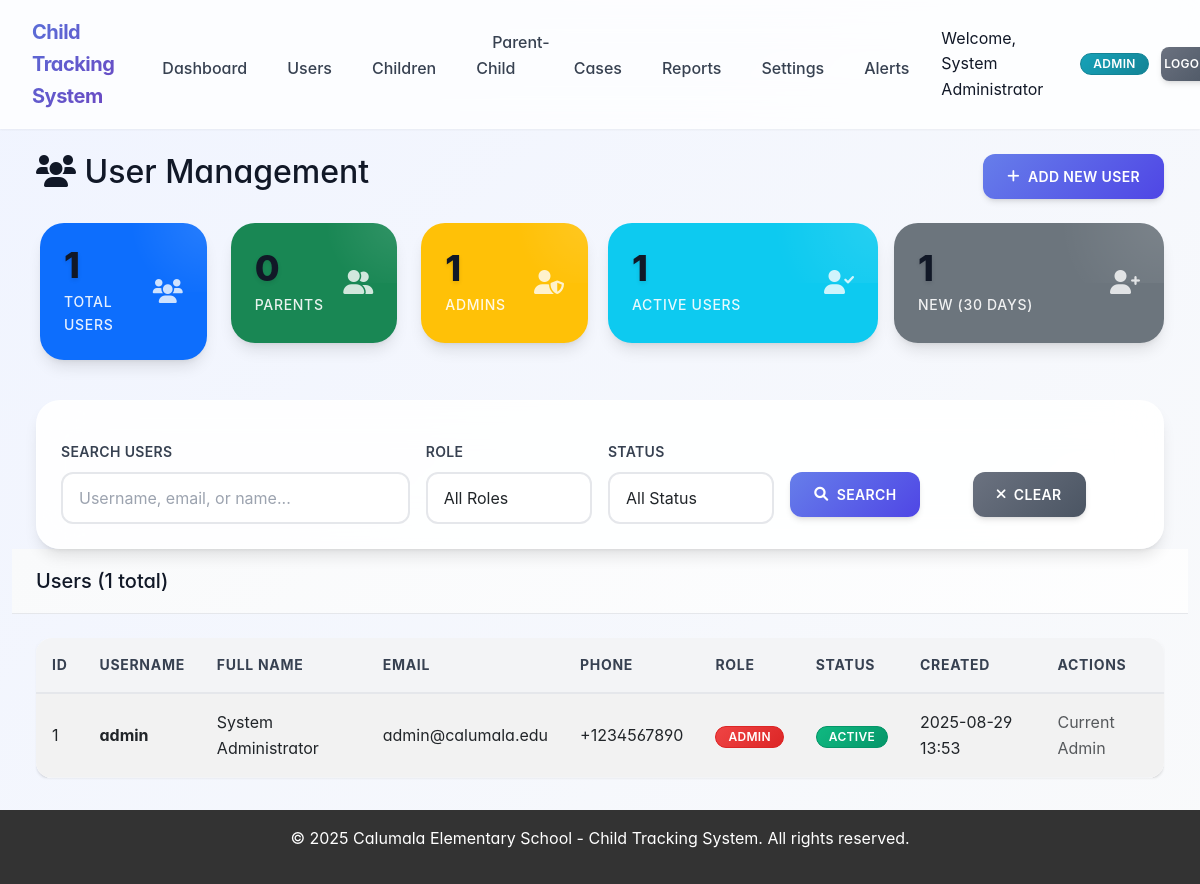
/users.php (signed in), run on the app's committed database.
### tables this page shows
CREATE TABLE users (
    id INT PRIMARY KEY AUTO_INCREMENT,
    username VARCHAR(50) UNIQUE NOT NULL,
    email VARCHAR(100) UNIQUE NOT NULL,
    password VARCHAR(255) NOT NULL,
    full_name VARCHAR(100) NOT NULL,
    phone VARCHAR(20) NOT NULL,
    role ENUM('admin', 'teacher', 'parent') NOT NULL,
    status ENUM('active', 'inactive') DEFAULT 'active',
    created_at TIMESTAMP DEFAULT CURRENT_TIMESTAMP,
    updated_at TIMESTAMP DEFAULT CURRENT_TIMESTAMP ON UPDATE CURRENT_TIMESTAMP
);

### users.php (the view, shortened to what this page needs)
<?php
require_once 'config/config.php';
$search = $_GET['search'] ?? '';
$where_conditions = [];
$params = [];
$where_clause = $where_conditions ? 'WHERE ' . implode(' AND ', $where_conditions) : '';
$page = (int)($_GET['page'] ?? 1);
$per_page = 20;
$offset = ($page - 1) * $per_page;
$count_stmt = $pdo->prepare("SELECT COUNT(*) FROM users $where_clause");
$count_stmt->execute($params);
$total_users = $count_stmt->fetchColumn();
$stmt = $pdo->prepare("SELECT *, DATE_FORMAT(created_at, '%Y-%m-%d %H:%i') as formatted_created_at FROM users $where_clause ORDER BY created_at DESC LIMIT $per_page OFFSET $offset");
$stmt->execute($params);
$users = $stmt->fetchAll();
$stats_stmt = $pdo->query("
    SELECT
        COUNT(*) as total_users,
        SUM(CASE WHEN role = 'parent' THEN 1 ELSE 0 END) as total_parents,
        SUM(CASE WHEN role = 'admin' THEN 1 ELSE 0 END) as total_admins,
        SUM(CASE WHEN status = 1 THEN 1 ELSE 0 END) as active_users,
        SUM(CASE WHEN created_at >= DATE_SUB(NOW(), INTERVAL 30 DAY) THEN 1 ELSE 0 END) as new_users_30d
    FROM users
");
$stats = $stats_stmt->fetch();
?>
<!DOCTYPE html>
<html lang="en">
<head>
    <link href="https://cdn.jsdelivr.net/npm/bootstrap@5.3.0/dist/css/bootstrap.min.css" rel="stylesheet">
    <link href="https://cdnjs.cloudflare.com/ajax/libs/font-awesome/6.0.0/css/all.min.css" rel="stylesheet">
    <link href="assets/css/main.css" rel="stylesheet">
</head>
<body>
<?php include 'includes/header.php'; ?>
<div class="container mt-4">
    <div class="row">
        <div class="col-12">
            <div class="d-flex justify-content-between align-items-center mb-4">
                <h2><i class="fas fa-users"></i> User Management</h2>
                <button class="btn btn-primary" data-bs-toggle="modal" data-bs-target="#addUserModal">
                    <i class="fas fa-plus"></i> Add New User
                </button>
            </div>
            <div class="row mb-4">
                <div class="col-md-2 col-sm-6 mb-3">
                    <div class="stats-card bg-primary text-white">
                        <div class="d-flex justify-content-between align-items-center">
                            <div>
                                <div class="stats-number"><?php echo $stats['total_users']; ?></div>
                                <div class="stats-label">Total Users</div>
                            </div>
                            <div class="stats-icon">
                                <i class="fas fa-users"></i>
                            </div>
                        </div>
                    </div>
                </div>
                <div class="col-md-2 col-sm-6 mb-3">
                    <div class="stats-card bg-success text-white">
                        <div class="d-flex justify-content-between align-items-center">
                            <div>
                                <div class="stats-number"><?php echo $stats['total_parents']; ?></div>
                                <div class="stats-label">Parents</div>
                            </div>
                            <div class="stats-icon">
                                <i class="fas fa-user-friends"></i>
                            </div>
                        </div>
                    </div>
                </div>
                <div class="col-md-2 col-sm-6 mb-3">
                    <div class="stats-card bg-warning text-white">
                        <div class="d-flex justify-content-between align-items-center">
                            <div>
                                <div class="stats-number"><?php echo $stats['total_admins']; ?></div>
                                <div class="stats-label">Admins</div>
                            </div>
                            <div class="stats-icon">
                                <i class="fas fa-user-shield"></i>
                            </div>
                        </div>
                    </div>
                </div>
                <div class="col-md-3 col-sm-6 mb-3">
                    <div class="stats-card bg-info text-white">
                        <div class="d-flex justify-content-between align-items-center">
                            <div>
                                <div class="stats-number"><?php echo $stats['active_users']; ?></div>
                                <div class="stats-label">Active Users</div>
                            </div>
                            <div class="stats-icon">
                                <i class="fas fa-user-check"></i>
                            </div>
                        </div>
                    </div>
                </div>
                <div class="col-md-3 col-sm-6 mb-3">
                    <div class="stats-card bg-secondary text-white">
                        <div class="d-flex justify-content-between align-items-center">
                            <div>
                                <div class="stats-number"><?php echo $stats['new_users_30d']; ?></div>
                                <div class="stats-label">New (30 days)</div>
                            </div>
                            <div class="stats-icon">
                                <i class="fas fa-user-plus"></i>
                            </div>
                        </div>
                    </div>
                </div>
            </div>
            <div class="filter-section mb-4">
                <form method="GET" class="row g-3">
                    <div class="col-md-4">
                        <label class="form-label">Search Users</label>
                        <input type="text" class="form-control" name="search" value="<?php echo htmlspecialchars($search); ?>" placeholder="Username, email, or name...">
                    </div>
                    <div class="col-md-2">
                        <label class="form-label">Role</label>
                        <select class="form-select" name="role">
                            <option value="">All Roles</option>
                        </select>
                    </div>
                    <div class="col-md-2">
                        <label class="form-label">Status</label>
                        <select class="form-select" name="status">
                            <option value="">All Status</option>
                        </select>
                    </div>
                    <div class="col-md-2">
                        <label class="form-label">&nbsp;</label>
                        <div>
                            <button type="submit" class="btn btn-primary">
                                <i class="fas fa-search"></i> Search
                            </button>
                        </div>
                    </div>
                    <div class="col-md-2">
                        <label class="form-label">&nbsp;</label>
                        <div>
                            <a href="users.php" class="btn btn-secondary">
                                <i class="fas fa-times"></i> Clear
                            </a>
                        </div>
                    </div>
                </form>
            </div>
            <div class="admin-table">
                <div class="card-header">
                    <h5 class="mb-0">Users (<?php echo $total_users; ?> total)</h5>
                </div>
                <div class="table-responsive">
                    <table class="table table-striped mb-0">
                        <thead class="table-dark">
                            <tr>
                                <th>ID</th>
                                <th>Username</th>
                                <th>Full Name</th>
                                <th>Email</th>
                                <th>Phone</th>
                                <th>Role</th>
                                <th>Status</th>
                                <th>Created</th>
                                <th>Actions</th>
                            </tr>
                        </thead>
                        <tbody>
                            <?php foreach ($users as $user): ?>
                            <tr>
                                <td><?php echo $user['id']; ?></td>
                                <td>
                                    <strong><?php echo htmlspecialchars($user['username']); ?></strong>
                                </td>
                                <td><?php echo htmlspecialchars($user['full_name']); ?></td>
                                <td><?php echo htmlspecialchars($user['email']); ?></td>
                                <td><?php echo htmlspecialchars($user['phone']); ?></td>
                                <td>
                                    <span class="badge <?php echo $user['role'] === 'admin' ? 'bg-danger' : 'bg-primary'; ?>">
                                        <?php echo ucfirst($user['role']); ?>
                                    </span>
                                </td>
                                <td>
                                    <span class="badge <?php echo $user['status'] ? 'bg-success' : 'bg-secondary'; ?>">
                                        <?php echo $user['status'] ? 'Active' : 'Inactive'; ?>
                                    </span>
                                </td>
                                <td><?php echo $user['formatted_created_at']; ?></td>
                                <td>
                                    <div class="action-buttons">
                                        <?php if ($user['role'] !== 'admin' || $_SESSION['user_id'] != $user['id']): ?>
                                            <button class="btn btn-outline-primary btn-sm" onclick="editUser(<?php echo $user['id']; ?>, '<?php echo htmlspecialchars($user['role']); ?>')">
                                                <i class="fas fa-edit"></i>
                                            </button>
                                            <button class="btn btn-outline-warning btn-sm" onclick="toggleUserStatus(<?php echo $user['id']; ?>)">
                                                <i class="fas fa-<?php echo $user['status'] ? 'ban' : 'check'; ?>"></i>
                                            </button>
                                            <button class="btn btn-outline-danger btn-sm" onclick="deleteUser(<?php echo $user['id']; ?>, '<?php echo htmlspecialchars($user['username']); ?>')">
                                                <i class="fas fa-trash"></i>
                                            </button>
                                        <?php else: ?>
                                            <span class="text-muted">Current Admin</span>
                                        <?php endif; ?>
                                    </div>
                                </td>
                            </tr>
                            <?php endforeach; ?>
                        </tbody>
                    </table>
                </div>
            </div>
        </div>
    </div>
</div>
<?php include 'includes/footer.php'; ?>
</body>
</html>

### includes/header.php (shortened to what this page needs)
<header class="header">
    <div class="container">
        <div class="header-content">
            <div class="logo">
                <a href="dashboard.php" style="color: white; text-decoration: none;">
                    Child Tracking System
                </a>
            </div>
            <nav class="nav">
                <ul>
                    <?php if ($_SESSION['role'] === 'admin'): ?>
                         <li><a href="dashboard.php">Dashboard</a></li>
                        <li><a href="users.php">Users</a></li>
                        <li><a href="children.php">Children</a></li>
                        <li><a href="parent_child_management.php">Parent-Child</a></li>
                        <li><a href="cases.php">Cases</a></li>
                        <li><a href="reports.php">Reports</a></li>
                        <li><a href="settings.php">Settings</a></li>
                    <?php elseif ($_SESSION['role'] === 'parent'): ?>
                         <li><a href="parent_dashboard.php">Dashboard</a></li>
                        <li><a href="my_children.php">My Children</a></li>
                        <li><a href="my_cases.php">My Cases</a></li>
                    <?php endif; ?>
                    <li><a href="alerts.php">Alerts</a></li>
                </ul>
            </nav>
            <div class="user-info">
                <span>Welcome, <?php echo htmlspecialchars($_SESSION['full_name']); ?></span>
                <span class="badge badge-info"><?php echo ucfirst($_SESSION['role']); ?></span>
                <a href="logout.php" class="btn btn-sm btn-secondary">Logout</a>
            </div>
        </div>
    </div>
</header>

### includes/footer.php
<footer style="background: #333; color: white; text-align: center; padding: 1rem 0; margin-top: 2rem;">
    <div class="container">
        <p>&copy; <?php echo date('Y'); ?> Calumala Elementary School - Child Tracking System. All rights reserved.</p>
    </div>
</footer>

### data on the page
users: id "1", username "admin", full_name "System Administrator", email "admin@calumala.edu", phone "+1234567890", role "ADMIN", status "ACTIVE", formatted_created_at "2025-08-29 13:53", shows "Current Admin"

### other printed values
$_SESSION['full_name'] "System Administrator"
$_SESSION['role'] "ADMIN"
$stats['total_users'] "1"
$stats['total_parents'] "0"
$stats['total_admins'] "1"
$stats['active_users'] "1"
$stats['new_users_30d'] "1"
$total_users "1"
